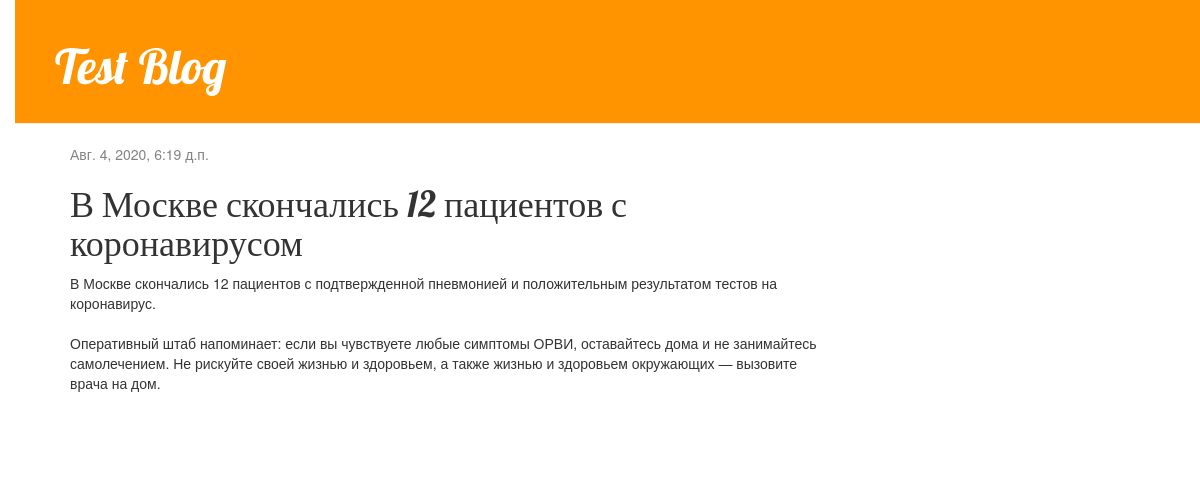
The app's page /post/4/ with its own data.
### blog/models.py (models this page shows, shortened)
class Post(models.Model):
    objects = None
    author = models.ForeignKey(settings.AUTH_USER_MODEL, on_delete=models.CASCADE)
    title = models.CharField(max_length=200)
    text = models.TextField()
    created_date = models.DateTimeField(default=timezone.now)
    published_date = models.DateTimeField(blank=True, null=True)

### blog/views.py (the view)
# urls.py: path('post/<int:pk>/', views.post_detail, name='post_detail'),
def post_detail(request, pk):
    post = get_object_or_404(Post, pk=pk)
    return render(request, 'blog/post_detail.html', {'post': post})

### blog/templates/blog/post_detail.html (shortened to what this page needs)
{% extends 'blog/base.html' %}
{% block content %}
    <div class="post">
        {% if post.published_date %}
            <div class="date">
                {{ post.published_date }}
            </div>
        {% endif %}
        <h1>{{ post.title }}</h1>
        <p>{{ post.text|linebreaksbr }}</p>
    </div>
{% endblock %}

### blog/static/css/blog.css (style rules this page uses)
body { padding-left: 15px; }
h1, h2, h3, h4 { font-family: 'Lobster', cursive; }
.date { color: #828282; }
.post { margin-bottom: 70px; }

### records on screen
Post: published_date "Авг. 4, 2020, 6:19 д.п.", title "В Москве скончались 12 пациентов с коронавирусом", text "В Москве скончались 12 пациентов с подтвержденной пневмонией и положительным результатом тестов на коронавирус. Оперативный штаб напоминает: если вы чувствуете любые симптомы ОРВИ, оставайтесь дома и не занимайтесь самолечением. Не рискуйте своей жизнью и здоровьем, а также жизнью и здоровьем окружающих — вызовите врача на дом."
